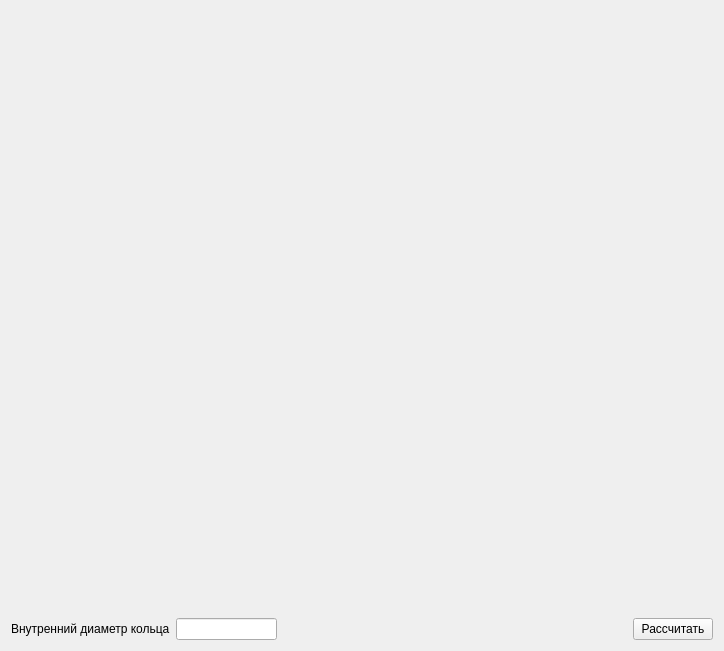
<?xml version="1.0" encoding="UTF-8"?>
<ui version="4.0">
 <class>RingFormClass</class>
 <widget class="QWidget" name="RingFormClass">
  <property name="geometry">
   <rect>
    <x>0</x>
    <y>0</y>
    <width>724</width>
    <height>651</height>
   </rect>
  </property>
  <property name="windowTitle">
   <string>RingForm</string>
  </property>
  <layout class="QVBoxLayout" name="verticalLayout">
   <item>
    <widget class="QLabel" name="label_Picture">
     <property name="minimumSize">
      <size>
       <width>100</width>
       <height>100</height>
      </size>
     </property>
     <property name="text">
      <string/>
     </property>
     <property name="pixmap">
      <pixmap resource="Resource.qrc">:/new/prefix1/Qt/Media/Ring.jpg</pixmap>
     </property>
     <property name="scaledContents">
      <bool>true</bool>
     </property>
    </widget>
   </item>
   <item>
    <layout class="QHBoxLayout" name="horizontalLayout">
     <item>
      <widget class="QLabel" name="label_InnerDiam">
       <property name="text">
        <string>Внутренний диаметр кольца</string>
       </property>
      </widget>
     </item>
     <item>
      <widget class="QLineEdit" name="lineEdit"/>
     </item>
     <item>
      <spacer name="horizontalSpacer">
       <property name="orientation">
        <enum>Qt::Horizontal</enum>
       </property>
       <property name="sizeType">
        <enum>QSizePolicy::Fixed</enum>
       </property>
       <property name="sizeHint" stdset="0">
        <size>
         <width>350</width>
         <height>20</height>
        </size>
       </property>
      </spacer>
     </item>
     <item>
      <widget class="QPushButton" name="Create_pushBtn">
       <property name="text">
        <string>Рассчитать</string>
       </property>
      </widget>
     </item>
    </layout>
   </item>
  </layout>
 </widget>
 <layoutdefault spacing="6" margin="11"/>
 <resources>
  <include location="Resource.qrc"/>
 </resources>
 <connections/>
</ui>
